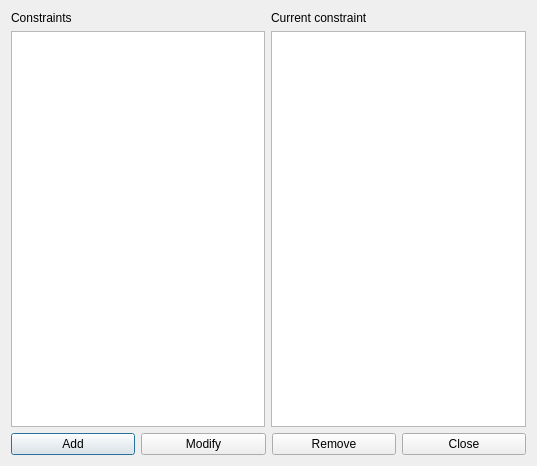
<?xml version="1.0" encoding="UTF-8"?>
<ui version="4.0">
 <class>ConstraintTeachersMinHoursDailyForm_template</class>
 <widget class="QDialog" name="ConstraintTeachersMinHoursDailyForm_template">
  <property name="geometry">
   <rect>
    <x>0</x>
    <y>0</y>
    <width>537</width>
    <height>466</height>
   </rect>
  </property>
  <property name="windowTitle">
   <string extracomment="This is the title of the dialog in which you see the list of all constraints of this type">Constraints teachers min hours daily</string>
  </property>
  <layout class="QGridLayout" name="gridLayout">
   <item row="0" column="0">
    <layout class="QVBoxLayout" name="verticalLayout">
     <item>
      <widget class="QLabel" name="constraintsTextLabel">
       <property name="frameShape">
        <enum>QFrame::NoFrame</enum>
       </property>
       <property name="frameShadow">
        <enum>QFrame::Plain</enum>
       </property>
       <property name="text">
        <string>Constraints</string>
       </property>
       <property name="wordWrap">
        <bool>false</bool>
       </property>
      </widget>
     </item>
     <item>
      <widget class="QListWidget" name="constraintsListWidget"/>
     </item>
    </layout>
   </item>
   <item row="0" column="1">
    <layout class="QVBoxLayout" name="verticalLayout_2">
     <item>
      <widget class="QLabel" name="currentConstraintTextLabel">
       <property name="text">
        <string>Current constraint</string>
       </property>
       <property name="wordWrap">
        <bool>false</bool>
       </property>
      </widget>
     </item>
     <item>
      <widget class="QPlainTextEdit" name="currentConstraintTextEdit"/>
     </item>
    </layout>
   </item>
   <item row="1" column="0" colspan="2">
    <layout class="QHBoxLayout" name="horizontalLayout">
     <item>
      <widget class="QPushButton" name="addConstraintPushButton">
       <property name="text">
        <string>Add</string>
       </property>
      </widget>
     </item>
     <item>
      <widget class="QPushButton" name="modifyConstraintPushButton">
       <property name="text">
        <string>Modify</string>
       </property>
      </widget>
     </item>
     <item>
      <widget class="QPushButton" name="removeConstraintPushButton">
       <property name="text">
        <string>Remove</string>
       </property>
      </widget>
     </item>
     <item>
      <widget class="QPushButton" name="closePushButton">
       <property name="text">
        <string>Close</string>
       </property>
      </widget>
     </item>
    </layout>
   </item>
  </layout>
 </widget>
 <layoutdefault spacing="6" margin="11"/>
 <resources/>
 <connections/>
</ui>
